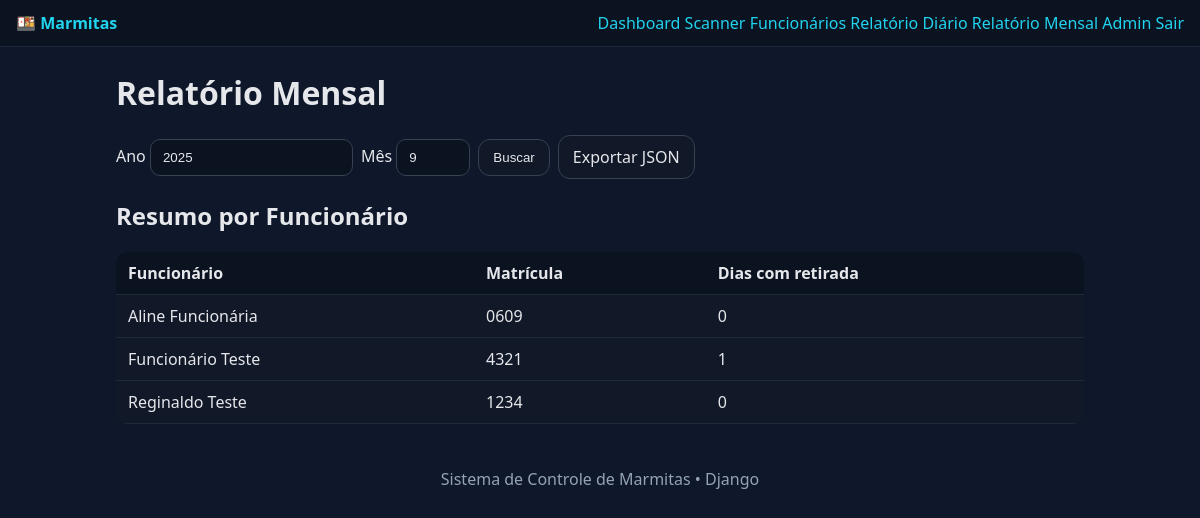
Page /relatorios/mes (signed in) on the committed database.
### entregas/models.py (models this page shows, shortened)
class Funcionario(models.Model):
    nome = models.CharField(max_length=200)
    matricula = models.CharField(max_length=50, unique=True)
    token = models.CharField(max_length=36, unique=True, editable=False, default='')

### entregas/views.py (the view, shortened to what this page needs)
# urls.py: path('relatorios/mes', v.relatorio_mes, name='relatorio_mes'),
@login_required
def relatorio_mes(request):
    try:
        ano = int(request.GET.get('ano', timezone.now().year))
        mes = int(request.GET.get('mes', timezone.now().month))
    except ValueError:
        ano, mes = timezone.now().year, timezone.now().month
    from calendar import monthrange
    inicio = timezone.datetime(ano, mes, 1, tzinfo=timezone.get_current_timezone())
    ultimo_dia = monthrange(ano, mes)[1]
    fim = timezone.datetime(ano, mes, ultimo_dia, 23, 59, 59, tzinfo=timezone.get_current_timezone())
    retiradas = Retirada.objects.filter(criado_em__range=(inicio, fim)).select_related('funcionario')
    from collections import Counter
    contagem = Counter([r.funcionario_id for r in retiradas])
    funcionarios = Funcionario.objects.all().order_by('nome')
    resumo = [ {'func': f, 'qtd': contagem.get(f.id, 0)} for f in funcionarios ]
    contexto = {'ano': ano, 'mes': mes, 'retiradas': retiradas, 'resumo': resumo}
    return render(request, 'relatorios/mes.html', contexto)

### templates/relatorios/mes.html (shortened to what this page needs)
{% extends 'base.html' %}
{% block content %}
<h1>Relatório Mensal</h1>
<form class="row" method="get">
  <label>Ano <input type="number" name="ano" value="{{ ano }}"></label>
  <label>Mês <input type="number" min="1" max="12" name="mes" value="{{ mes }}"></label>
  <button type="submit">Buscar</button>
  <a class="btn" href="?ano={{ ano }}&mes={{ mes }}&export=json">Exportar JSON</a>
</form>
<h2>Resumo por Funcionário</h2>
<table class="table">
  <thead><tr><th>Funcionário</th><th>Matrícula</th><th>Dias com retirada</th></tr></thead>
  <tbody>
  {% for item in resumo %}
    <tr>
      <td>{{ item.func.nome }}</td>
      <td>{{ item.func.matricula }}</td>
      <td>{{ item.qtd }}</td>
    </tr>
  {% endfor %}
  </tbody>
</table>
{% endblock %}

### static/entregas/style.css (style rules this page uses)
:root { --bg:#0f172a; --card:#111827; --text:#e5e7eb; --muted:#94a3b8; --accent:#22d3ee; }
* { box-sizing: border-box; }
body { margin:0; font-family: system-ui, -apple-system, Segoe UI, Roboto, Arial, sans-serif; background: var(--bg); color: var(--text); }
a { color: var(--accent); text-decoration: none; }
.table { width:100%; border-collapse: collapse; background: var(--card); border-radius: 12px; overflow:hidden; }
.table th, .table td { padding:10px 12px; border-bottom:1px solid #1f2937; text-align:left; }
.table thead { background:#0b1220; }
input, select, button { padding:10px 12px; border-radius: 10px; border:1px solid #374151; background:#0b1220; color:var(--text); }
button, .btn { display:inline-block; background:#111827; border:1px solid #374151; padding:10px 14px; border-radius:12px; cursor:pointer; }
.btn { color: var(--text); }
.row { display:flex; gap:8px; align-items:center; }

### rows in the picture
Funcionario: func.nome "Aline Funcionária", func.matricula "0609", qtd "0"
Funcionario: func.nome "Funcionário Teste", func.matricula "4321", qtd "1"
Funcionario: func.nome "Reginaldo Teste", func.matricula "1234", qtd "0"
